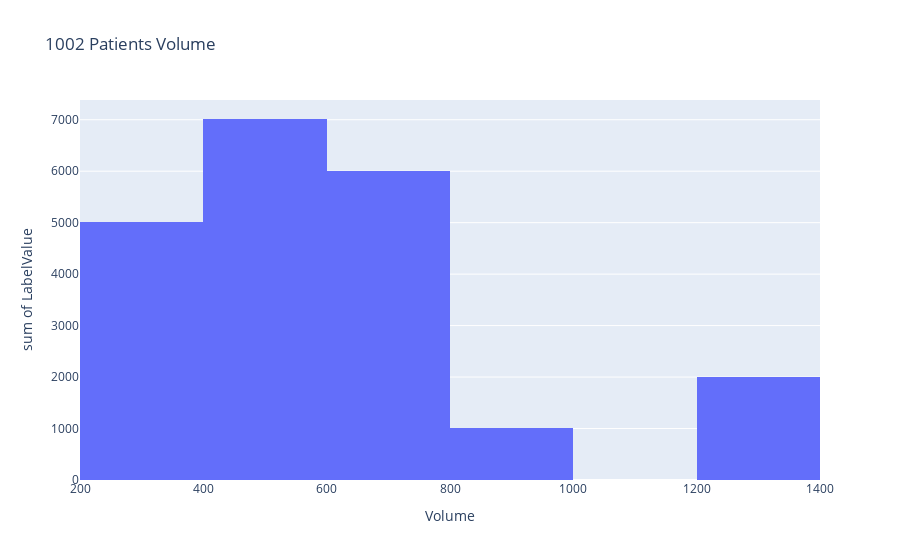

Write notebook code for a chart like this one.
### Code cell
# px.histogram(df_1002, x='Volume', y='LabelValue')
fig1 = px.histogram(pDf1002, x='Volume', y='LabelValue', title='1002 Patients Volume')
fig1.show()

### Figure 1 — Plotly figure (JSON) as saved in the notebook; plotly's stock layout.template omitted (floating-point values rounded to 4 significant figures)
{"data": [{"alignmentgroup": "True", "bingroup": "x", "histfunc": "sum", "hovertemplate": "Volume=%{x}<br>sum of LabelValue=%{y}<extra></extra>", "legendgroup": "", "marker": {"color": "#636efa"}, "name": "", "offsetgroup": "", "orientation": "v", "showlegend": false, "type": "histogram", "x": [471.2, 360, 926.2, 528.8, 413.8, 730, 696.2, 555, 538.8, 1275, 791.2, 203.8, 247.5, 707.5, 437.5, 1378.0, 391.2, 262.5, 491.2, 732.5, 616.2], "xaxis": "x", "y": [1002, 1002, 1002, 1002, 1002, 1002, 1002, 1002, 1002, 1002, 1002, 1002, 1002, 1002, 1002, 1002, 1002, 1002, 1002, 1002, 1002], "yaxis": "y"}], "layout": {"barmode": "relative", "legend": {"tracegroupgap": 0}, "title": {"text": "1002 Patients Volume"}, "xaxis": {"anchor": "y", "domain": [0, 1], "title": {"text": "Volume"}}, "yaxis": {"anchor": "x", "domain": [0, 1], "title": {"text": "sum of LabelValue"}}}}
